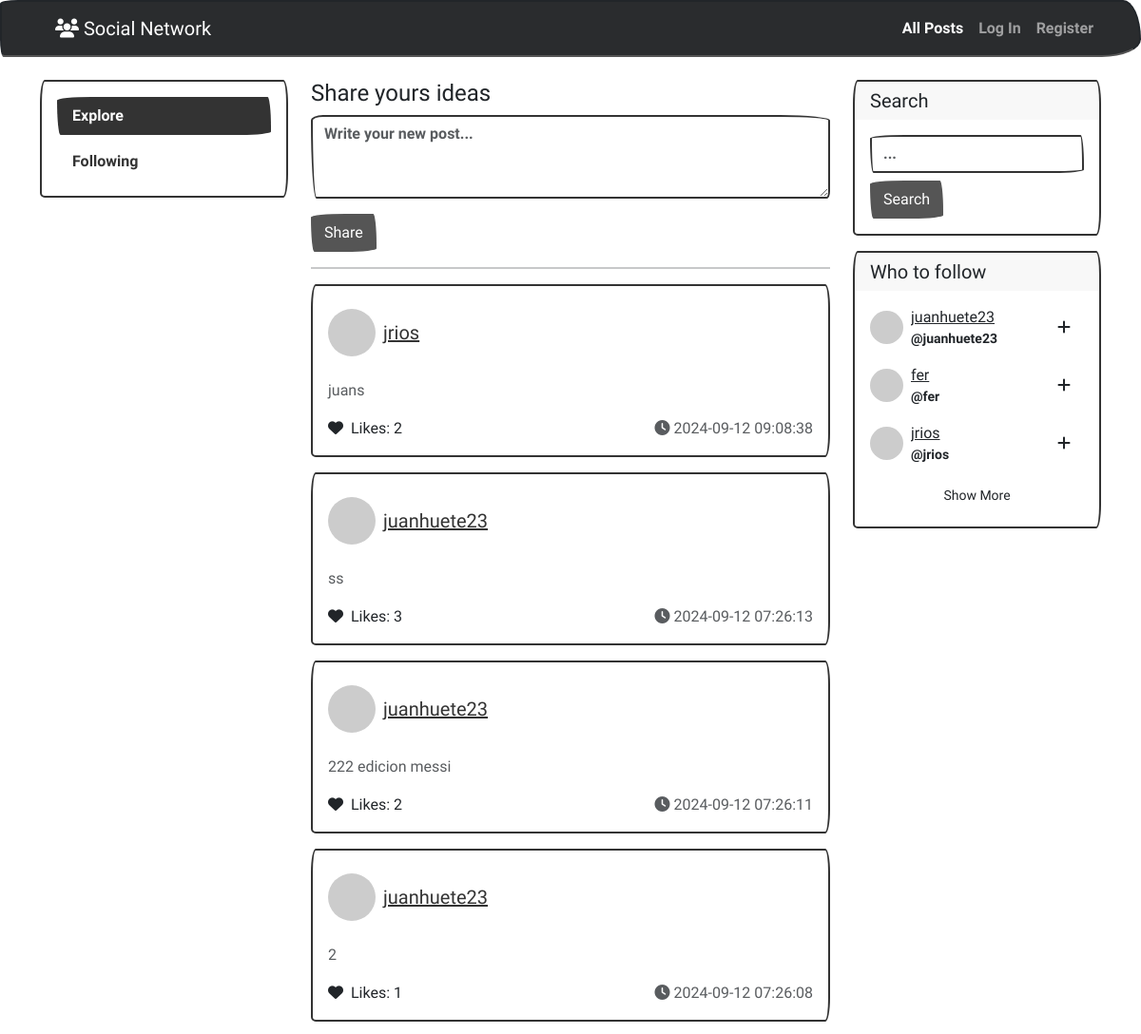
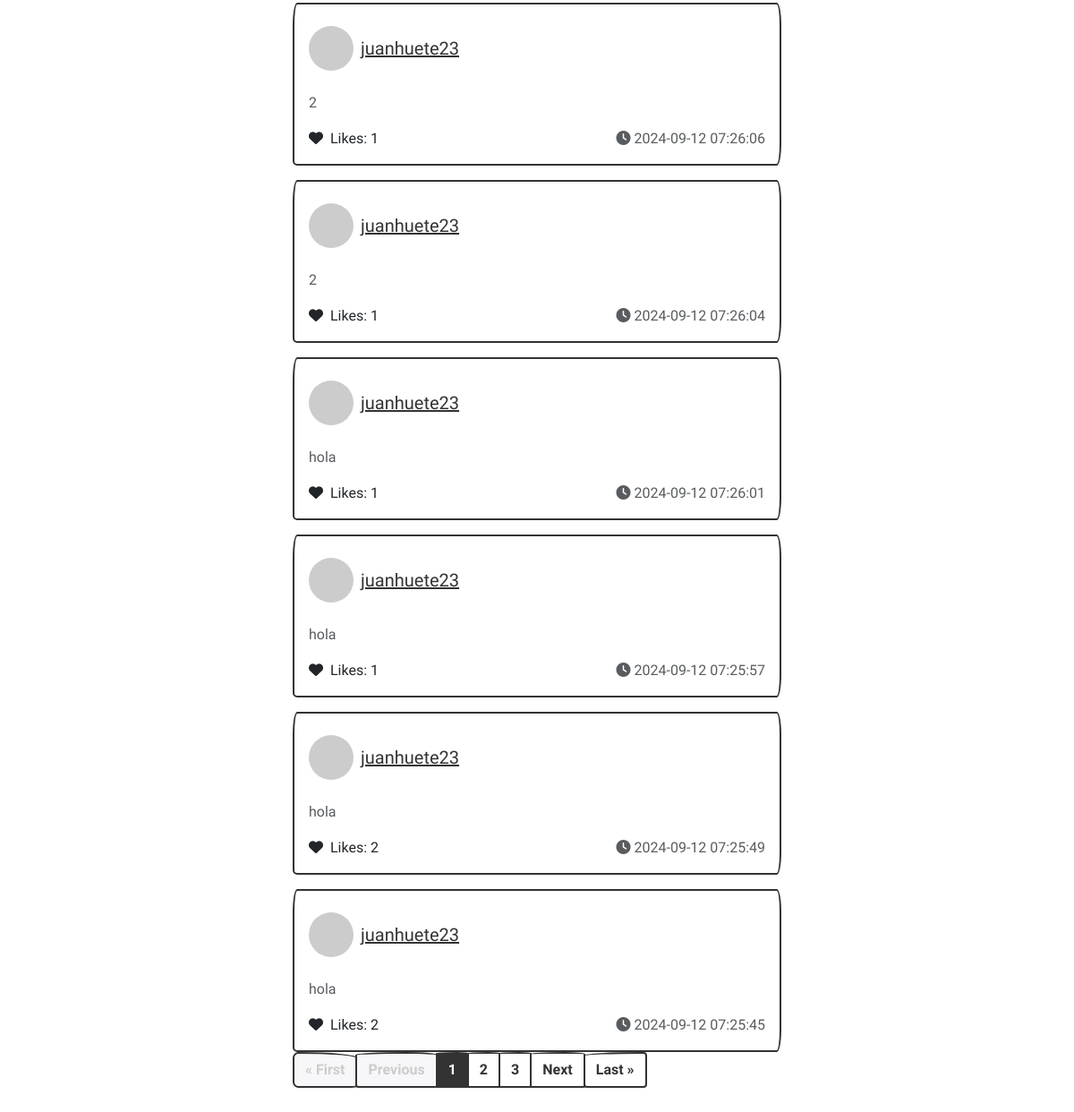
The page / on the database its author committed (2 pictures, top to bottom).
### network/models.py (models this page shows, shortened)
class User(AbstractUser):
    pass

class Post(models.Model):
    author = models.ForeignKey(User, on_delete=models.CASCADE, related_name="posts")
    content = models.TextField(max_length=500)
    timestamp = models.DateTimeField(auto_now_add=True)
    @property
    def likes_count(self):
        return self.likes.count()
    class Meta:
        ordering = ['-timestamp']

### network/views.py (the view)
# urls.py: path("", views.index, name="index"),
def index(request):
    if request.method == 'GET':
        posts = Post.objects.all().order_by('-timestamp')
        user = request.user if request.user.is_authenticated else None
        if user:
            following = Follow.objects.filter(follower=user).values_list('following', flat=True)
        else:
            following = []
        posts_data = []
        for post in posts:
            posts_data.append({
                "id": post.id,
                "author_id": post.author.id,
                "author": post.author.username,
                "content": post.content,
                "timestamp": post.timestamp.strftime("%Y-%m-%d %H:%M:%S"),
                "likes": post.likes_count,
                'liked': Like.objects.filter(user=user, post=post).exists() if user else False,
                'following': post.author.id in following if user else False
            })
        paginator = Paginator(posts_data, 10)
        page_number = request.GET.get('page')
        page_obj = paginator.get_page(page_number)
        return render(request, "network/index.html", {
            'page_obj': page_obj,
        })
    return render(request, "network/index.html")

### network/context_processors.py (called while the page is built)
def users_not_followed_by_user(request):
    current_user = request.user if request.user.is_authenticated else None
    if current_user:
        followed_users = Follow.objects.filter(follower=current_user).values_list('following', flat=True)
        users_not_followed = User.objects.exclude(id__in=followed_users).exclude(id=current_user.id)
    else:
        users_not_followed = User.objects.all()
    return {'users_not_followed': users_not_followed}

### network/templates/network/index.html (shortened to what this page needs)
{% extends "network/layout.html" %}
{% block body %}
{% for post in page_obj %}
<div class="mt-3">
    <div class="card position-relative">
        <div class="px-3 pt-4 pb-2">
            <div class="d-flex align-items-center justify-content-between">
                <div class="d-flex align-items-center">
                    <a href="{% url 'user_profile' post.author %}">
                        <img style="width:50px" class="me-2 avatar-sm rounded-circle"
                            src="https://api.dicebear.com/6.x/fun-emoji/svg?seed={{ post.author }}"
                            alt="{{ post.author }} Avatar">
                    </a>
                    <div>
                        <h5 class="card-title mb-0">
                            <a href="{% url 'user_profile' post.author %}">{{ post.author }}</a>
                        </h5>
                    </div>
                </div>
            </div>
        </div>
        <div class="card-body">
            <p class="fs-6 fw-light text-muted" id="post-content-{{ post.id }}">
                {{ post.content }}
            </p>
            <div class="d-flex justify-content-between">
                <div>
                    <a href="#" class="fw-light nav-link fs-6">
                        <span class="fas fa-heart me-1"></span>
                        Likes: <span id="likes-count-{{ post.id }}">{{ post.likes }}</span>
                    </a>
                </div>
                <div>
                    <span class="fs-6 fw-light text-muted">
                        <span class="fas fa-clock"></span> {{ post.timestamp }}
                    </span>
                </div>
            </div>
        </div>
    </div>
</div>
{% endfor %}
<nav aria-label="Page navigation example m-2">
    <ul class="pagination">
        {% if page_obj.has_previous %}
        <li class="page-item">
            <a class="page-link" href="?page=1">&laquo; First</a>
        </li>
        <li class="page-item">
            <a class="page-link" href="?page={{ page_obj.previous_page_number }}">Previous</a>
        </li>
        {% else %}
        <li class="page-item disabled">
            <a class="page-link" tabindex="-1">&laquo; First</a>
        </li>
        <li class="page-item disabled">
            <a class="page-link" tabindex="-1">Previous</a>
        </li>
        {% endif %}
        {% for num in page_obj.paginator.page_range %}
        {% if num == page_obj.number %}
        <li class="page-item active">
            <span class="page-link">{{ num }}</span>
        </li>
        {% else %}
        <li class="page-item">
            <a class="page-link" href="?page={{ num }}">{{ num }}</a>
        </li>
        {% endif %}
        {% endfor %}
        {% if page_obj.has_next %}
        <li class="page-item">
            <a class="page-link" href="?page={{ page_obj.next_page_number }}">Next</a>
        </li>
        <li class="page-item">
            <a class="page-link" href="?page={{ page_obj.paginator.num_pages }}">Last &raquo;</a>
        </li>
        {% endif %}
    </ul>
</nav>
{% endblock %}

### network/templates/network/layout.html (shortened to what this page needs)
{% load static %}
<!DOCTYPE html>
<html lang="en">
<head>
    <link href="https://bootswatch.com/5/sketchy/bootstrap.min.css" rel="stylesheet">
    <link rel="stylesheet" href="https://cdnjs.cloudflare.com/ajax/libs/font-awesome/6.4.0/css/all.min.css"
 />
</head>
<body>
    <nav class="navbar navbar-expand-lg bg-dark border-bottom border-bottom-dark ticky-top bg-body-tertiary"
        data-bs-theme="dark">
        <div class="container">
            <a class="navbar-brand fw-light" href="/">
                <a class="navbar-brand fw-light" href="/"><span class="fas fa-users"></span>
                    Social Network</a>
            </a>
            <div class="collapse navbar-collapse justify-content-end" id="navbarNav">
                <ul class="navbar-nav">
                    <li class="nav-item">
                        <a class="nav-link {% if request.path == '/' %}active{% endif %}" href="{% url 'index' %}">All Posts</a>
                    </li>
                    {% if user.is_authenticated %}
                    <li class="nav-item">
                        <a class="nav-link {% if '/following-posts/' in request.path %}active{% endif %}" href="{% url 'following_posts' %}">Following</a>
                    </li>
                    <li class="nav-item">
                        <a class="nav-link" href="{% url 'logout' %}">Log Out</a>
                    </li>
                    {% else %}
                    <li class="nav-item">
                        <a class="nav-link {% if request.path == '/login/' %}active{% endif %}" href="{% url 'login' %}">Log In</a>
                    </li>
                    <li class="nav-item">
                        <a class="nav-link {% if request.path == '/register/' %}active{% endif %}" href="{% url 'register' %}">Register</a>
                    </li>
                    {% endif %}
                </ul>
            </div>
        </div>
    </nav>
    <main class="container py-4">
        <div class="row">
            <div class="col-3">
                <div class="card overflow-hidden">
                    <div class="card-body pt-3">
                        <ul class="nav nav-pills flex-column fw-bold gap-2">
                            <li class="nav-item">
                                <a class="nav-link {% if request.path == '/' %} active{% endif %}"
                                    href="{% url 'index' %}">
                                    <span>Explore</span>
                                </a>
                            </li>
                            <li class="nav-item">
                                <a class="nav-link {% if '/following-posts/' in request.path %}active{% endif %}" href="{% url 'following_posts' %}">Following</a>
                            </li>
                        </ul>
                    </div>
                </div>
            </div>
            <div class="col-6">
                <h4> Share yours ideas </h4>
                <div class="row" id="new-post">
                    <div class="mb-3">
                        <textarea class="form-control" id="new-post-content" rows="3"
                            placeholder="Write your new post..."></textarea>
                    </div>
                    <div class="">
                        <button class="btn btn-dark" id="submit-post"> Share </button>
                    </div>
                </div>
                <hr>
                {% block body %}
                {% endblock %}
            </div>
            <div class="col-3">
                <div class="card">
                    <div class="card-header pb-0 border-0">
                        <h5 class="">Search</h5>
                    </div>
                    <div class="card-body">
                        <input placeholder="...
                        " class="form-control w-100" type="text" id="search">
                        <button class="btn btn-dark mt-2"> Search</button>
                    </div>
                </div>
                <div class="card mt-3">
                    <div class="card-header pb-0 border-0">
                        <h5 class="">Who to follow</h5>
                    </div>
                    <div class="card-body">
                        {% for user in users_not_followed %}
                        <div class="hstack gap-2 mb-3">
                            <div class="avatar">
                                <a href="#!">
                                    <img class="avatar-img rounded-circle"
                                        src="https://ui-avatars.com/api/?name={{ user.username }}&background=random"
                                        alt="" width="35" height="35">
                                </a>
                            </div>
                            <div class="overflow-hidden">
                                <a class="h6 mb-0" href="#!">{{ user.username }}</a>
                                <p class="mb-0 small text-truncate">@{{ user.username }}</p>
                            </div>
                            <a class="btn btn-primary-soft rounded-circle icon-md ms-auto" href="#">
                                <i class="fa-solid fa-plus"></i>
                            </a>
                        </div>
                        {% endfor %}
                        <div class="d-grid mt-3">
                            <a class="btn btn-sm btn-primary-soft" href="#!">Show More</a>
                        </div>
                    </div>
                </div>
            </div>
        </div>
    </main>
</body>
</html>

### rows shown on the page
User: author "jrios", username "jrios"
Post: content "juans"
User: author "juanhuete23" "juanhuete23" "juanhuete23" "juanhuete23" "juanhuete23" "juanhuete23" "juanhuete23" "juanhuete23" "juanhuete23", username "juanhuete23"
Post: content "ss"
Post: content "222 edicion messi"
Post: content "hola"
Post: content "hola"
Post: content "hola"
Post: content "hola"
User: username "fer"

### other values the page prints
{{ post.likes }} "2" "3" "2" "1" "1" "1" "1" "1" "2" "2"
{{ post.timestamp }} "2024-09-12 09:08:38" "2024-09-12 07:26:13" "2024-09-12 07:26:11" "2024-09-12 07:26:08" "2024-09-12 07:26:06" "2024-09-12 07:26:04" "2024-09-12 07:26:01" "2024-09-12 07:25:57" "2024-09-12 07:25:49" "2024-09-12 07:25:45"
{{ post.content }} "2" "2" "2"
{{ num }} "1"
{{ num }} "2" "3"
